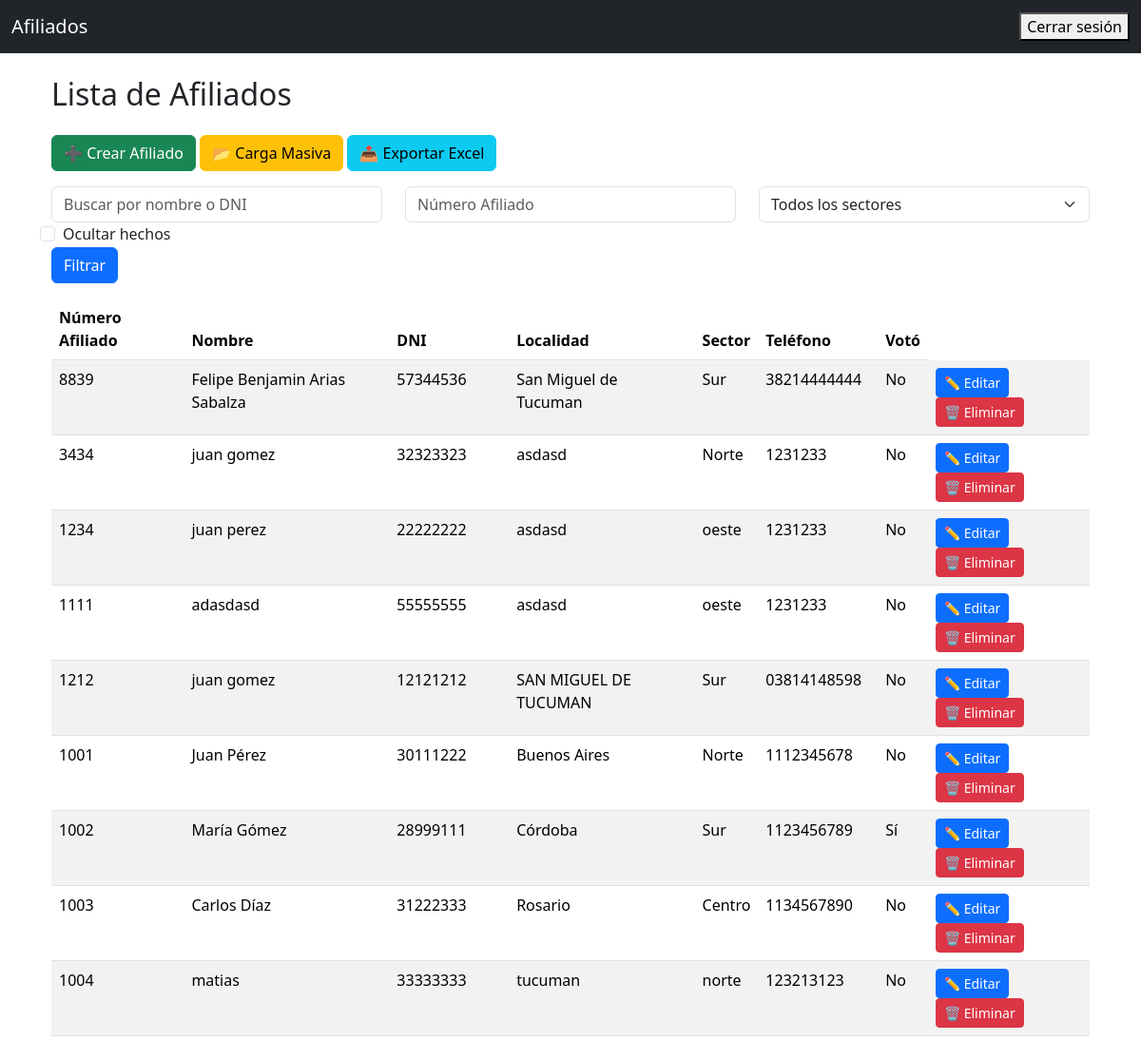
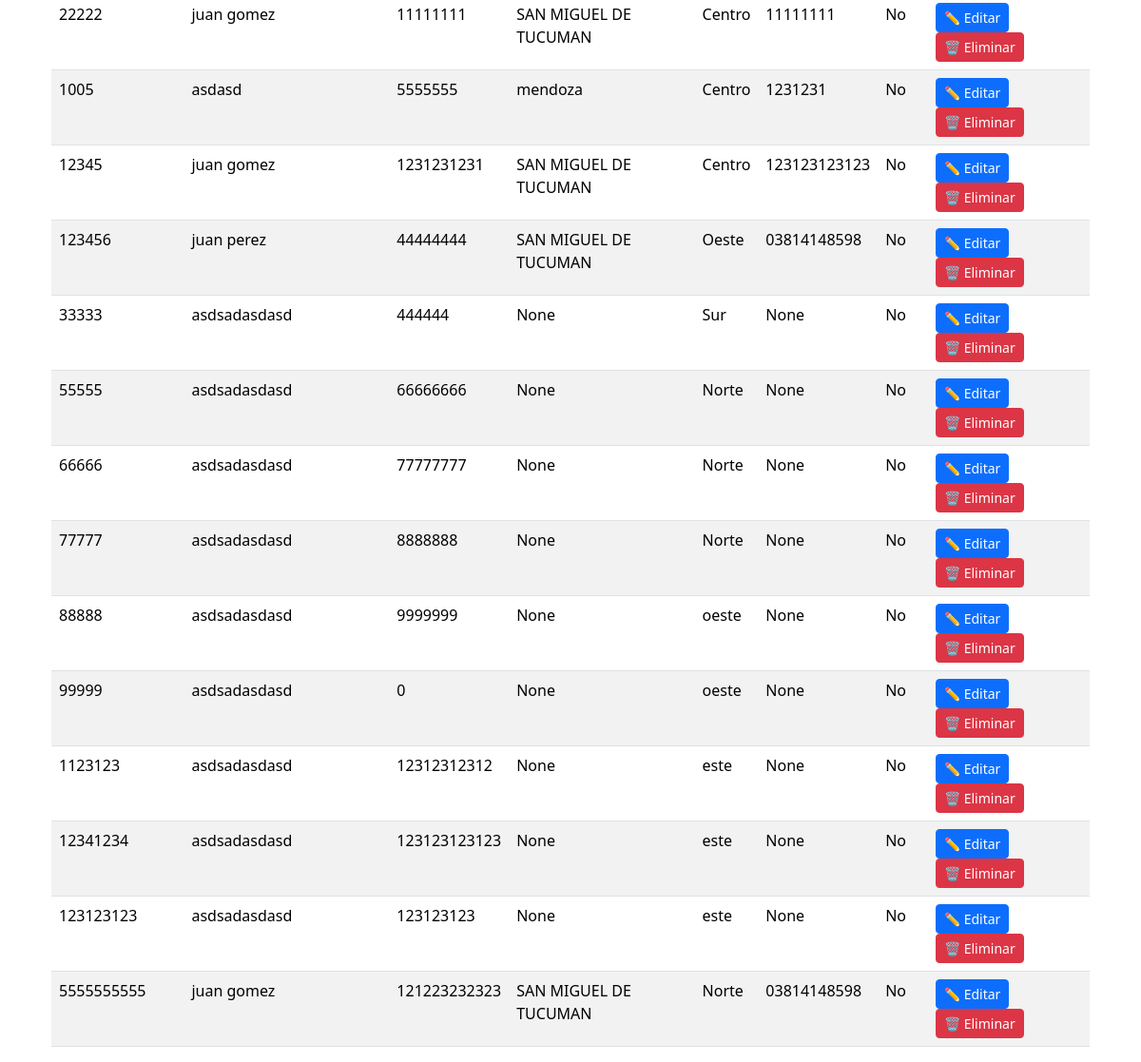
Screenshot of /afiliados/ (signed in) with the database file from the repository (2 pictures, top to bottom).
### afiliados/models.py (models this page shows, shortened)
class Afiliado(models.Model):
    numero_afiliado = models.CharField(max_length=20, unique=True)
    apellido_nombre = models.CharField(max_length=100)
    dni = models.CharField(max_length=20)
    telefono = models.CharField(max_length=20, blank=True, null=True)
    direccion = models.CharField(max_length=200, blank=True, null=True)
    localidad = models.CharField(max_length=100, blank=True, null=True)
    SECTOR_CHOICES = [
        ('Norte', 'Norte'),
        ('Sur', 'Sur'),
        ('Este', 'Este'),
        ('Oeste', 'Oeste'),
        ('Centro', 'Centro'),
    ]
    sector = models.CharField(max_length=20, choices=SECTOR_CHOICES)
    horario = models.TimeField(blank=True, null=True)
    observacion = models.TextField(blank=True, null=True)
    hecho = models.BooleanField(default=False)

### afiliados/views.py (the view, shortened to what this page needs)
# urls.py: path('', views.lista_afiliados, name='lista_afiliados'),
@login_required
def lista_afiliados(request):
    afiliados = Afiliado.objects.all()
    q = request.GET.get("q", "")
    numero_afiliado = request.GET.get("numero_afiliado", "")
    sector = request.GET.get("sector", "")
    ocultar_hechos = request.GET.get("ocultar_hechos", "")
    if q:
        afiliados = afiliados.filter(
            Q(apellido_nombre__icontains=q)
            | Q(dni__icontains=q)
            | Q(direccion__icontains=q)
        )
    if numero_afiliado:
        afiliados = afiliados.filter(numero_afiliado__icontains=numero_afiliado)
    if sector:
        afiliados = afiliados.filter(sector__icontains=sector)
    if ocultar_hechos:
        afiliados = afiliados.filter(hecho=False)
    return render(request, "afiliados/lista.html", {"afiliados": afiliados})

### afiliados/templates/afiliados/lista.html (shortened to what this page needs)
<!DOCTYPE html>
<html lang="es">
<head>
    <link href="https://cdn.jsdelivr.net/npm/bootstrap@5.3.2/dist/css/bootstrap.min.css" rel="stylesheet">
    <link href="https://cdn.jsdelivr.net/npm/bootstrap-icons@1.11.1/font/bootstrap-icons.css" rel="stylesheet">
</head>
<body>
{% extends 'base.html' %}
{% block content %}
<div class="container mt-4">
    <h2 class="mb-4">Lista de Afiliados</h2>
    <div class="mb-3">
        <a href="{% url 'crear_afiliado' %}" class="btn btn-success">➕ Crear Afiliado</a>
        <a href="{% url 'carga_excel' %}" class="btn btn-warning">📂 Carga Masiva</a>
        <a href="{% url 'exportar_excel' %}?{{ request.GET.urlencode }}" class="btn btn-info">📤 Exportar Excel</a>
    </div>
    <form method="get" class="row mb-3">
  <div class="col">
    <input type="text" name="q" class="form-control" placeholder="Buscar por nombre o DNI" value="{{ filtros.q }}">
  </div>
  <div class="col">
    <input type="text" name="numero_afiliado" class="form-control" placeholder="Número Afiliado" value="{{ filtros.numero_afiliado }}">
  </div>
  <div class="col">
    <select name="sector" class="form-select">
        <option value="">Todos los sectores</option>
    </select>
  </div>
    <div class="form-check me-2">
        <input class="form-check-input" type="checkbox" name="ocultar_hechos" value="1"
               id="ocultar_hechos" {% if request.GET.ocultar_hechos %}checked{% endif %}>
        <label class="form-check-label" for="ocultar_hechos">
            Ocultar hechos
        </label>
    </div>
  <div class="col">
    <button type="submit" class="btn btn-primary">Filtrar</button>
  </div>
</form>
    <table class="table table-striped table-hover">
        <thead>
            <tr>
                <th>Número Afiliado</th>
                <th>Nombre</th>
                <th>DNI</th>
                <th>Localidad</th>
                <th>Sector</th>
                <th>Teléfono</th>
                <th>Votó</th>
            </tr>
        </thead>
        <tbody>
            {% for afiliado in afiliados %}
            <tr>
                <td>{{ afiliado.numero_afiliado }}</td>
                <td>{{ afiliado.apellido_nombre }}</td>
                <td>{{ afiliado.dni }}</td>
                <td>{{ afiliado.localidad }}</td>
                <td>{{ afiliado.sector }}</td>
                <td>{{ afiliado.telefono }}</td>
                <td>
                    {% if afiliado.hecho %}
                        Sí
                    {% else %}
                        No
                    {% endif %}
                </td>
                <td>
                    <a href="{% url 'editar_afiliado' afiliado.id %}" class="btn btn-sm btn-primary">✏ Editar</a>
                    <a href="{% url 'eliminar_afiliado' afiliado.id %}" class="btn btn-sm btn-danger"
                       onclick="return confirm('¿Estás seguro de eliminar este afiliado?')">🗑 Eliminar</a>
                </td>
            </tr>
            {% empty %}
            <tr>
                <td colspan="7" class="text-center">No se encontraron resultados</td>
            </tr>
            {% endfor %}
        </tbody>
    </table>
</div>
{% endblock %}

### templates/base.html (shortened to what this page needs)
<!DOCTYPE html>
<html lang="es">
<head>
    <link href="https://cdn.jsdelivr.net/npm/bootstrap@5.3.2/dist/css/bootstrap.min.css" rel="stylesheet">
</head>
<body>
<nav class="navbar navbar-expand-lg navbar-dark bg-dark mb-4">
    <div class="container-fluid">
        <a class="navbar-brand" href="{% url 'lista_afiliados' %}">Afiliados</a>
        <div class="collapse navbar-collapse">
            <ul class="navbar-nav ms-auto">
                {% if user.is_authenticated %}
                <li class="nav-item">
                    <form method="post" action="{% url 'logout' %}">
    <button type="submit">Cerrar sesión</button>
</form>
                </li>
                {% endif %}
            </ul>
        </div>
    </div>
</nav>
<div class="container">
    {% block content %}{% endblock %}
</div>
</body>
</html>

### rows the page displays
Afiliado: numero_afiliado "8839", apellido_nombre "Felipe Benjamin Arias Sabalza", dni "57344536", localidad "San Miguel de Tucuman", sector "Sur", telefono "38214444444", hecho "No"
Afiliado: numero_afiliado "3434", apellido_nombre "juan gomez", dni "32323323", localidad "asdasd", sector "Norte", telefono "1231233", hecho "No"
Afiliado: numero_afiliado "1234", apellido_nombre "juan perez", dni "22222222", localidad "asdasd", sector "oeste", telefono "1231233", hecho "No"
Afiliado: numero_afiliado "1111", apellido_nombre "adasdasd", dni "55555555", localidad "asdasd", sector "oeste", telefono "1231233", hecho "No"
Afiliado: numero_afiliado "1212", apellido_nombre "juan gomez", dni "12121212", localidad "SAN MIGUEL DE TUCUMAN", sector "Sur", telefono "03814148598", hecho "No"
Afiliado: numero_afiliado "1001", apellido_nombre "Juan Pérez", dni "30111222", localidad "Buenos Aires", sector "Norte", telefono "1112345678", hecho "No"
Afiliado: numero_afiliado "1002", apellido_nombre "María Gómez", dni "28999111", localidad "Córdoba", sector "Sur", telefono "1123456789", hecho "Sí"
Afiliado: numero_afiliado "1003", apellido_nombre "Carlos Díaz", dni "31222333", localidad "Rosario", sector "Centro", telefono "1134567890", hecho "No"
Afiliado: numero_afiliado "1004", apellido_nombre "matias", dni "33333333", localidad "tucuman", sector "norte", telefono "123213123", hecho "No"
Afiliado: numero_afiliado "22222", apellido_nombre "juan gomez", dni "11111111", localidad "SAN MIGUEL DE TUCUMAN", sector "Centro", telefono "11111111", hecho "No"
Afiliado: numero_afiliado "1005", apellido_nombre "asdasd", dni "5555555", localidad "mendoza", sector "Centro", telefono "1231231", hecho "No"
Afiliado: numero_afiliado "12345", apellido_nombre "juan gomez", dni "1231231231", localidad "SAN MIGUEL DE TUCUMAN", sector "Centro", telefono "123123123123", hecho "No"
Afiliado: numero_afiliado "123456", apellido_nombre "juan perez", dni "44444444", localidad "SAN MIGUEL DE TUCUMAN", sector "Oeste", telefono "03814148598", hecho "No"
Afiliado: numero_afiliado "33333", apellido_nombre "asdsadasdasd", dni "444444", localidad "None", sector "Sur", telefono "None", hecho "No"
Afiliado: numero_afiliado "55555", apellido_nombre "asdsadasdasd", dni "66666666", localidad "None", sector "Norte", telefono "None", hecho "No"
Afiliado: numero_afiliado "66666", apellido_nombre "asdsadasdasd", dni "77777777", localidad "None", sector "Norte", telefono "None", hecho "No"
Afiliado: numero_afiliado "77777", apellido_nombre "asdsadasdasd", dni "8888888", localidad "None", sector "Norte", telefono "None", hecho "No"
Afiliado: numero_afiliado "88888", apellido_nombre "asdsadasdasd", dni "9999999", localidad "None", sector "oeste", telefono "None", hecho "No"
Afiliado: numero_afiliado "99999", apellido_nombre "asdsadasdasd", dni "0", localidad "None", sector "oeste", telefono "None", hecho "No"
Afiliado: numero_afiliado "1123123", apellido_nombre "asdsadasdasd", dni "12312312312", localidad "None", sector "este", telefono "None", hecho "No"
Afiliado: numero_afiliado "12341234", apellido_nombre "asdsadasdasd", dni "123123123123", localidad "None", sector "este", telefono "None", hecho "No"
Afiliado: numero_afiliado "123123123", apellido_nombre "asdsadasdasd", dni "123123123", localidad "None", sector "este", telefono "None", hecho "No"
Afiliado: numero_afiliado "5555555555", apellido_nombre "juan gomez", dni "121223232323", localidad "SAN MIGUEL DE TUCUMAN", sector "Norte", telefono "03814148598", hecho "No"
